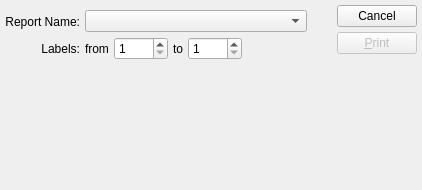
<?xml version="1.0" encoding="UTF-8"?>
<ui version="4.0">
 <comment>This file is part of the xTuple ERP: PostBooks Edition, a free and
open source Enterprise Resource Planning software suite,
Copyright (c) 1999-2019 by OpenMFG LLC, d/b/a xTuple.
It is licensed to you under the Common Public Attribution License
version 1.0, the full text of which (including xTuple-specific Exhibits)
is available at www.xtuple.com/CPAL.  By using this software, you agree
to be bound by its terms.</comment>
 <class>printLabelsByOrder</class>
 <widget class="QDialog" name="printLabelsByOrder">
  <property name="geometry">
   <rect>
    <x>0</x>
    <y>0</y>
    <width>422</width>
    <height>190</height>
   </rect>
  </property>
  <property name="windowTitle">
   <string>Print Labels by Order</string>
  </property>
  <layout class="QHBoxLayout">
   <property name="spacing">
    <number>7</number>
   </property>
   <property name="margin">
    <number>5</number>
   </property>
   <item>
    <layout class="QVBoxLayout">
     <property name="spacing">
      <number>0</number>
     </property>
     <item>
      <layout class="QVBoxLayout">
       <property name="spacing">
        <number>5</number>
       </property>
       <item>
        <widget class="OrderCluster" name="_order"/>
       </item>
       <item>
        <layout class="QHBoxLayout">
         <property name="spacing">
          <number>5</number>
         </property>
         <item>
          <layout class="QVBoxLayout">
           <property name="spacing">
            <number>5</number>
           </property>
           <item>
            <widget class="QLabel" name="_reportLit">
             <property name="text">
              <string>Report Name:</string>
             </property>
             <property name="alignment">
              <set>Qt::AlignRight|Qt::AlignTrailing|Qt::AlignVCenter</set>
             </property>
             <property name="buddy">
              <cstring>_report</cstring>
             </property>
            </widget>
           </item>
           <item>
            <widget class="QLabel" name="_labelsLit">
             <property name="text">
              <string>Labels:</string>
             </property>
             <property name="alignment">
              <set>Qt::AlignRight|Qt::AlignTrailing|Qt::AlignVCenter</set>
             </property>
             <property name="buddy">
              <cstring>_labelFrom</cstring>
             </property>
            </widget>
           </item>
          </layout>
         </item>
         <item>
          <layout class="QVBoxLayout">
           <property name="spacing">
            <number>5</number>
           </property>
           <item>
            <widget class="XComboBox" name="_report"/>
           </item>
           <item>
            <layout class="QHBoxLayout">
             <property name="spacing">
              <number>0</number>
             </property>
             <item>
              <layout class="QHBoxLayout">
               <property name="spacing">
                <number>5</number>
               </property>
               <item>
                <widget class="QLabel" name="_fromLit">
                 <property name="text">
                  <string>from</string>
                 </property>
                 <property name="buddy">
                  <cstring>_labelFrom</cstring>
                 </property>
                </widget>
               </item>
               <item>
                <widget class="QSpinBox" name="_labelFrom">
                 <property name="minimum">
                  <number>1</number>
                 </property>
                 <property name="maximum">
                  <number>9999</number>
                 </property>
                </widget>
               </item>
               <item>
                <widget class="QLabel" name="_toLit">
                 <property name="text">
                  <string>to</string>
                 </property>
                 <property name="buddy">
                  <cstring>_labelTo</cstring>
                 </property>
                </widget>
               </item>
               <item>
                <widget class="QSpinBox" name="_labelTo">
                 <property name="minimum">
                  <number>1</number>
                 </property>
                 <property name="maximum">
                  <number>9999</number>
                 </property>
                </widget>
               </item>
              </layout>
             </item>
             <item>
              <spacer>
               <property name="orientation">
                <enum>Qt::Horizontal</enum>
               </property>
               <property name="sizeType">
                <enum>QSizePolicy::Expanding</enum>
               </property>
               <property name="sizeHint" stdset="0">
                <size>
                 <width>65</width>
                 <height>16</height>
                </size>
               </property>
              </spacer>
             </item>
            </layout>
           </item>
          </layout>
         </item>
        </layout>
       </item>
      </layout>
     </item>
     <item>
      <spacer>
       <property name="orientation">
        <enum>Qt::Vertical</enum>
       </property>
       <property name="sizeType">
        <enum>QSizePolicy::Expanding</enum>
       </property>
       <property name="sizeHint" stdset="0">
        <size>
         <width>20</width>
         <height>16</height>
        </size>
       </property>
      </spacer>
     </item>
    </layout>
   </item>
   <item>
    <layout class="QHBoxLayout">
     <property name="spacing">
      <number>0</number>
     </property>
     <item>
      <spacer>
       <property name="orientation">
        <enum>Qt::Horizontal</enum>
       </property>
       <property name="sizeType">
        <enum>QSizePolicy::Expanding</enum>
       </property>
       <property name="sizeHint" stdset="0">
        <size>
         <width>20</width>
         <height>20</height>
        </size>
       </property>
      </spacer>
     </item>
     <item>
      <layout class="QVBoxLayout">
       <property name="spacing">
        <number>5</number>
       </property>
       <item>
        <widget class="QPushButton" name="_close">
         <property name="text">
          <string>Cancel</string>
         </property>
        </widget>
       </item>
       <item>
        <widget class="QPushButton" name="_print">
         <property name="enabled">
          <bool>false</bool>
         </property>
         <property name="text">
          <string>&amp;Print</string>
         </property>
         <property name="default">
          <bool>true</bool>
         </property>
        </widget>
       </item>
       <item>
        <spacer>
         <property name="orientation">
          <enum>Qt::Vertical</enum>
         </property>
         <property name="sizeType">
          <enum>QSizePolicy::Expanding</enum>
         </property>
         <property name="sizeHint" stdset="0">
          <size>
           <width>20</width>
           <height>20</height>
          </size>
         </property>
        </spacer>
       </item>
      </layout>
     </item>
    </layout>
   </item>
  </layout>
 </widget>
 <layoutdefault spacing="6" margin="11"/>
 <customwidgets>
  <customwidget>
   <class>OrderCluster</class>
   <extends>QWidget</extends>
   <header>ordercluster.h</header>
  </customwidget>
  <customwidget>
   <class>XComboBox</class>
   <extends>QComboBox</extends>
   <header>xcombobox.h</header>
  </customwidget>
 </customwidgets>
 <tabstops>
  <tabstop>_order</tabstop>
  <tabstop>_report</tabstop>
  <tabstop>_labelFrom</tabstop>
  <tabstop>_labelTo</tabstop>
  <tabstop>_print</tabstop>
  <tabstop>_close</tabstop>
 </tabstops>
 <resources/>
 <connections>
  <connection>
   <sender>_close</sender>
   <signal>clicked()</signal>
   <receiver>printLabelsByOrder</receiver>
   <slot>reject()</slot>
   <hints>
    <hint type="sourcelabel">
     <x>20</x>
     <y>20</y>
    </hint>
    <hint type="destinationlabel">
     <x>20</x>
     <y>20</y>
    </hint>
   </hints>
  </connection>
  <connection>
   <sender>_order</sender>
   <signal>valid(bool)</signal>
   <receiver>_print</receiver>
   <slot>setEnabled(bool)</slot>
   <hints>
    <hint type="sourcelabel">
     <x>165</x>
     <y>42</y>
    </hint>
    <hint type="destinationlabel">
     <x>375</x>
     <y>46</y>
    </hint>
   </hints>
  </connection>
 </connections>
</ui>
